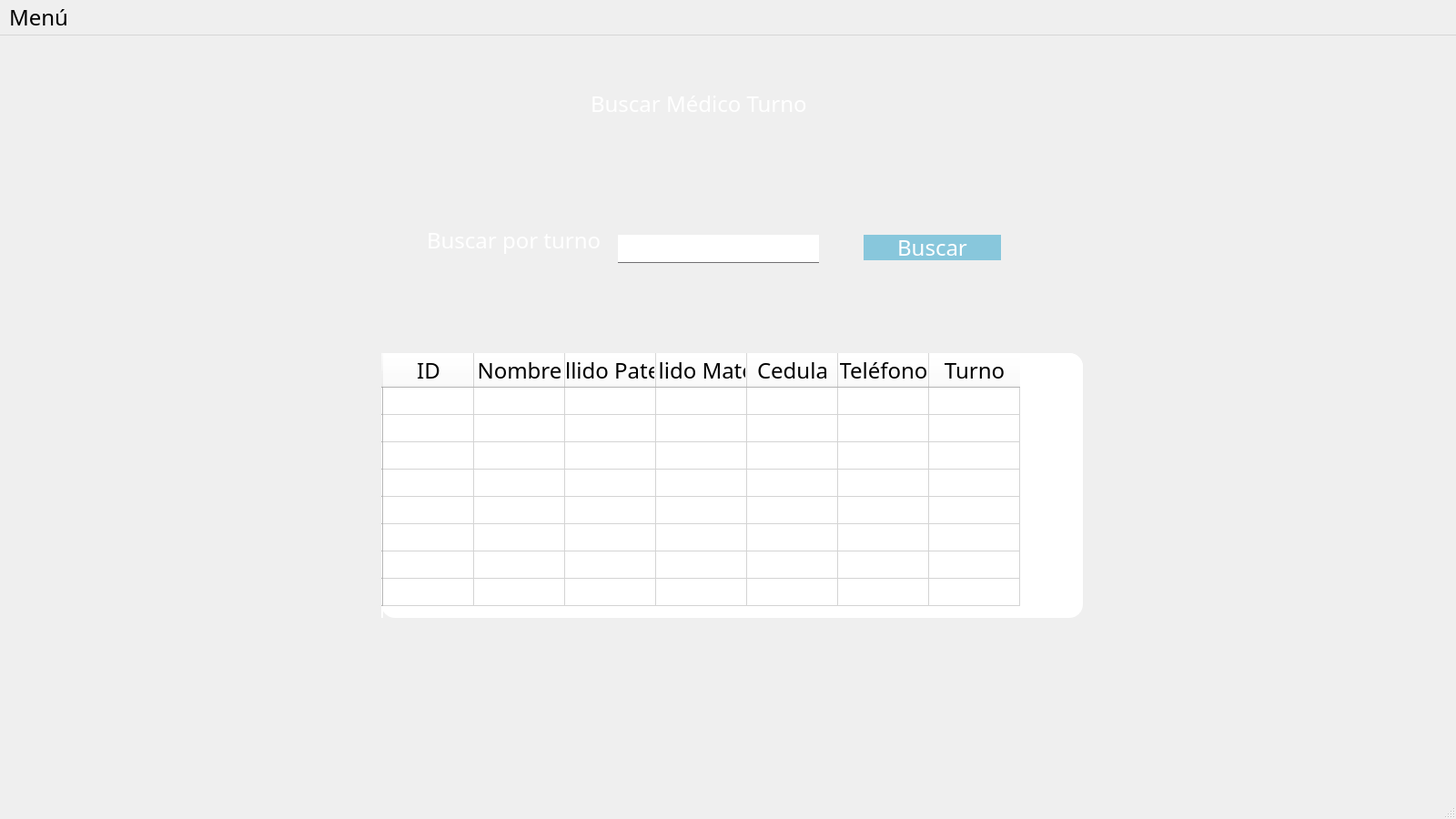
<?xml version="1.0" encoding="UTF-8"?>
<ui version="4.0">
 <class>BuscarMedicoTurno</class>
 <widget class="QMainWindow" name="BuscarMedicoTurno">
  <property name="geometry">
   <rect>
    <x>0</x>
    <y>0</y>
    <width>1600</width>
    <height>900</height>
   </rect>
  </property>
  <property name="minimumSize">
   <size>
    <width>1600</width>
    <height>900</height>
   </size>
  </property>
  <property name="maximumSize">
   <size>
    <width>1920</width>
    <height>1080</height>
   </size>
  </property>
  <property name="windowTitle">
   <string>Buscar médico turno</string>
  </property>
  <property name="styleSheet">
   <string notr="true">*{
    font-family:century gothic;
    font-size:24px;
}

QWidget{
    background-image: url(:/prefijoNuevo/paisaje-cultura-sostenibilidad.jpg);
}

QFrame{
    background:rgba(0/0/0/0.8);
    border-radius:15px;
}

QPushButton{
    background:#88c7dc;
    color:white;
    border-radius:15px;
}

QPushButton:hover{
    color:#333;
    border-radius:15px;
    background:#49ebff;
}

QToolButton{
    background:red;
    border-radius:60px;

}

QLabel{
    color:white;
    background:transparent;
}

QLineEdit{
    background:transparent;
    border:none;
    color:#717072;
    border-bottom:1px solid #717072;
}</string>
  </property>
  <widget class="QWidget" name="centralwidget">
   <widget class="QFrame" name="frame">
    <property name="geometry">
     <rect>
      <x>49</x>
      <y>29</y>
      <width>1491</width>
      <height>801</height>
     </rect>
    </property>
    <property name="frameShape">
     <enum>QFrame::StyledPanel</enum>
    </property>
    <property name="frameShadow">
     <enum>QFrame::Raised</enum>
    </property>
    <widget class="QLabel" name="label">
     <property name="geometry">
      <rect>
       <x>600</x>
       <y>30</y>
       <width>251</width>
       <height>31</height>
      </rect>
     </property>
     <property name="text">
      <string>Buscar Médico Turno</string>
     </property>
    </widget>
    <widget class="QTableWidget" name="tablaMedicos">
     <property name="geometry">
      <rect>
       <x>370</x>
       <y>320</y>
       <width>771</width>
       <height>291</height>
      </rect>
     </property>
     <property name="styleSheet">
      <string notr="true">color: rgb(0, 0, 0);
font: 11pt &quot;MS Shell Dlg 2&quot;;
background-color: rgb(255, 255, 255);</string>
     </property>
     <row>
      <property name="text">
       <string/>
      </property>
     </row>
     <row>
      <property name="text">
       <string/>
      </property>
     </row>
     <row>
      <property name="text">
       <string/>
      </property>
     </row>
     <row>
      <property name="text">
       <string/>
      </property>
     </row>
     <row>
      <property name="text">
       <string/>
      </property>
     </row>
     <row>
      <property name="text">
       <string/>
      </property>
     </row>
     <row>
      <property name="text">
       <string/>
      </property>
     </row>
     <row>
      <property name="text">
       <string/>
      </property>
     </row>
     <column>
      <property name="text">
       <string>ID</string>
      </property>
     </column>
     <column>
      <property name="text">
       <string>Nombre</string>
      </property>
     </column>
     <column>
      <property name="text">
       <string>Apellido Paterno</string>
      </property>
     </column>
     <column>
      <property name="text">
       <string>Apellido Materno</string>
      </property>
     </column>
     <column>
      <property name="text">
       <string>Cedula</string>
      </property>
     </column>
     <column>
      <property name="text">
       <string>Teléfono</string>
      </property>
     </column>
     <column>
      <property name="text">
       <string>Turno</string>
      </property>
     </column>
    </widget>
    <widget class="QLabel" name="label_2">
     <property name="geometry">
      <rect>
       <x>420</x>
       <y>180</y>
       <width>191</width>
       <height>31</height>
      </rect>
     </property>
     <property name="text">
      <string>Buscar por turno</string>
     </property>
    </widget>
    <widget class="QLineEdit" name="inputTurno">
     <property name="geometry">
      <rect>
       <x>630</x>
       <y>190</y>
       <width>221</width>
       <height>31</height>
      </rect>
     </property>
     <property name="styleSheet">
      <string notr="true">background-color: rgb(255, 255, 255);</string>
     </property>
    </widget>
    <widget class="QPushButton" name="buscarTurno">
     <property name="geometry">
      <rect>
       <x>900</x>
       <y>190</y>
       <width>151</width>
       <height>28</height>
      </rect>
     </property>
     <property name="text">
      <string>Buscar</string>
     </property>
    </widget>
   </widget>
  </widget>
  <widget class="QMenuBar" name="menubar">
   <property name="geometry">
    <rect>
     <x>0</x>
     <y>0</y>
     <width>1600</width>
     <height>36</height>
    </rect>
   </property>
   <widget class="QMenu" name="menuMne">
    <property name="title">
     <string>Menú</string>
    </property>
    <addaction name="separator"/>
    <addaction name="actionRegresar"/>
   </widget>
   <addaction name="menuMne"/>
  </widget>
  <widget class="QStatusBar" name="statusbar"/>
  <action name="actionRegresar">
   <property name="text">
    <string>Regresar</string>
   </property>
  </action>
 </widget>
 <resources>
  <include location="../Imagenes/Imagen.qrc"/>
 </resources>
 <connections/>
</ui>
